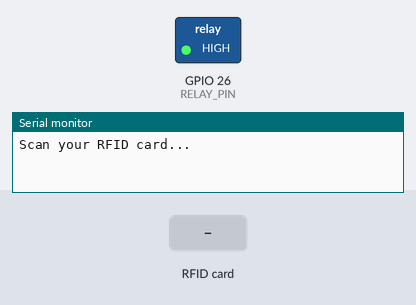
Bench run of a sketch on a simulated ESP32. Shown: switched loads named in the sketch (green lamp = pin HIGH), the last lines printed to the serial monitor. Inputs (shaded band) come from the test bench.

Above: at 1.2 s.
1.3 s: RFID card 4A BA C6 23 held to the reader
At 2.4 s:
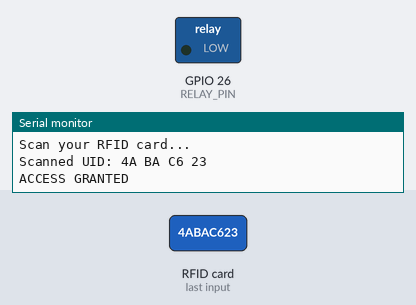
2.8 s: RFID card CB 98 47 9E held to the reader
At 4.8 s:
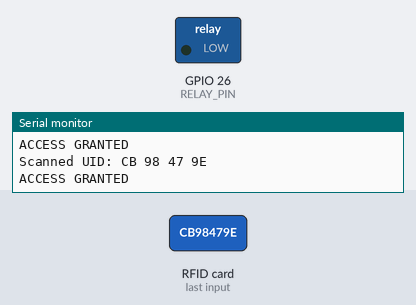
5.8 s: RFID card 26 D0 7D F8 held to the reader
At 10.7 s:
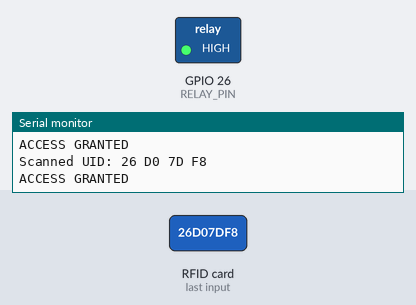
Timing chart, 0 to 12.2 s (numbered marks = the images above; inputs shaded):
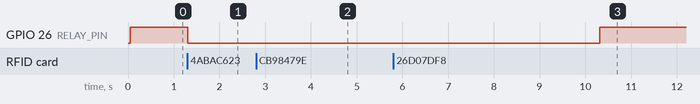

The sketch:

ESP32_RFID_RC522_Relay_Code.ino
```cpp
#include <SPI.h>
#include <MFRC522.h>

#define SS_PIN 5
#define RST_PIN 22
#define RELAY_PIN 26  // Relay input pin (Active LOW)

MFRC522 rfid(SS_PIN, RST_PIN);

// 3 allowed cards
byte card1[] = {0x4A, 0xBA, 0xC6, 0x23};
byte card2[] = {0xCB, 0x98, 0x47, 0x9E};
byte card3[] = {0x26, 0xD0, 0x7D, 0xF8};

bool checkCard(byte *allowedUID) {
  for (byte i = 0; i < rfid.uid.size; i++) {
    if (rfid.uid.uidByte[i] != allowedUID[i]) {
      return false;
    }
  }
  return true;
}

void setup() {
  Serial.begin(115200);
  SPI.begin();
  rfid.PCD_Init();

  pinMode(RELAY_PIN, OUTPUT);
  digitalWrite(RELAY_PIN, HIGH);  // Relay OFF (Active LOW)

  Serial.println("Scan your RFID card...");
}

void loop() {
  if (!rfid.PICC_IsNewCardPresent() || !rfid.PICC_ReadCardSerial()) {
    return;
  }

  Serial.print("Scanned UID: ");
  for (byte i = 0; i < rfid.uid.size; i++) {
    Serial.print(rfid.uid.uidByte[i], HEX);
    Serial.print(" ");
  }
  Serial.println();

  bool access = false;

  if (checkCard(card1)) access = true;
  if (checkCard(card2)) access = true;
  if (checkCard(card3)) access = true;

  if (access) {
    Serial.println("ACCESS GRANTED");
    digitalWrite(RELAY_PIN, LOW);   // Relay ON
    delay(3000);                    // ON for 5 sec
    digitalWrite(RELAY_PIN, HIGH);  // Relay OFF
  } else {
    Serial.println("ACCESS DENIED");
  }

  rfid.PICC_HaltA();
  rfid.PCD_StopCrypto1();
}
```

Measured:
- after the input at 1.3 s, GPIO 26 (RELAY_PIN): HIGH → LOW at once
- after the input at 2.8 s, GPIO 26 (RELAY_PIN): stays LOW (without the input it goes to HIGH after 1.5 s)
- after the input at 5.8 s, GPIO 26 (RELAY_PIN): LOW → HIGH after 4.5 s instead of 1.5 s
